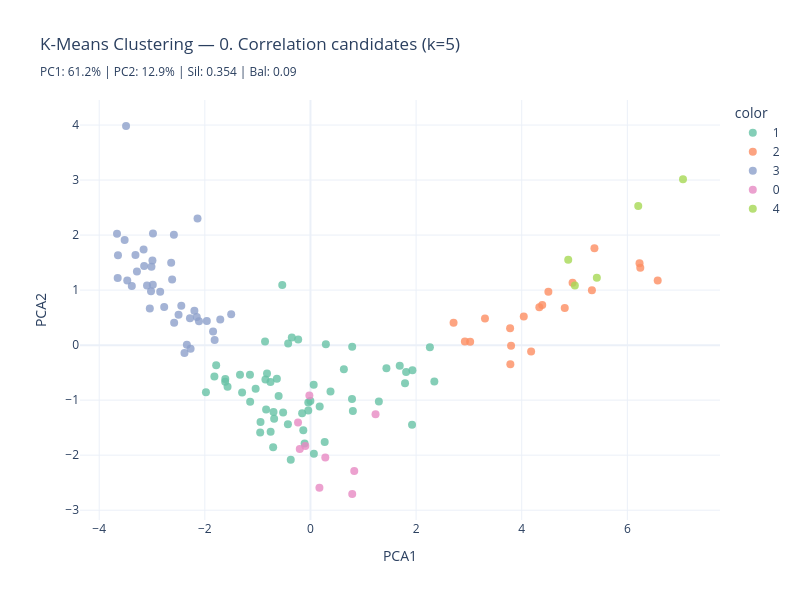
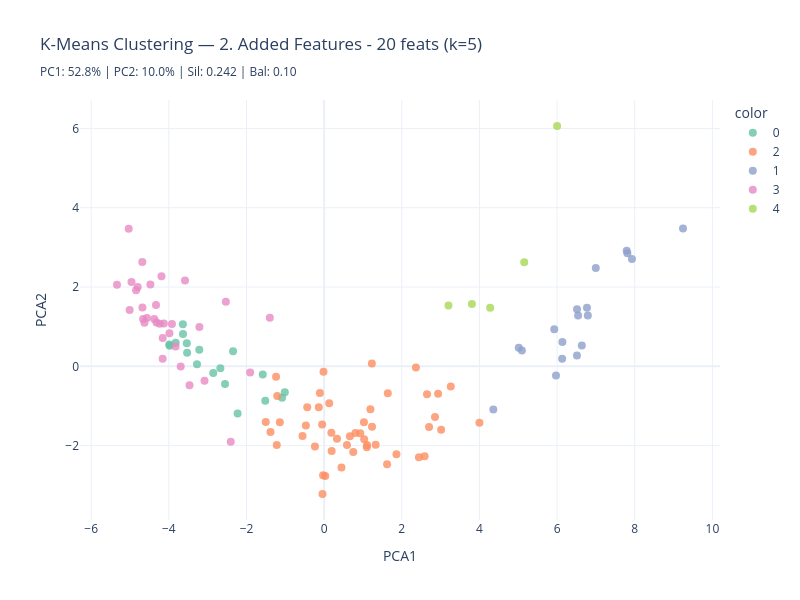
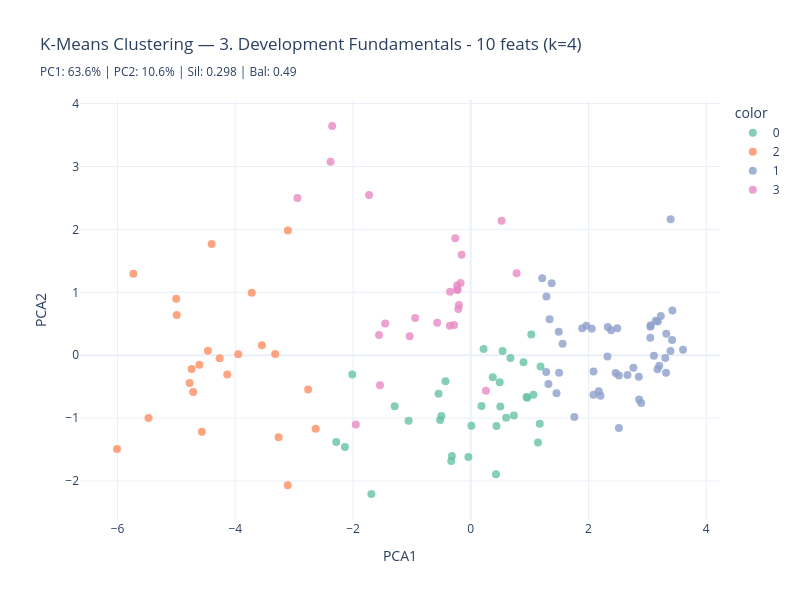
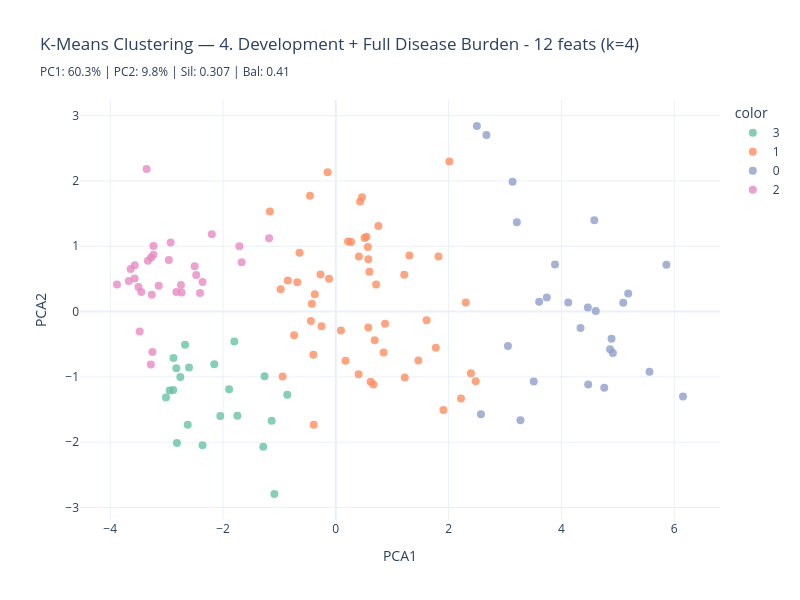

Notebook code for these charts, in order:
### Code cell
# COMPOSITE SCORE + FULL RUN
# ============================================================================

print('\nTOP 8 FEATURE SETS:\n')

df_result['Score'] = (
    df_result['Silhouette']     * 0.40 +
    df_result['Balance']        * 0.35 +
    (df_result['LE Spread (SD)'] / df_result['LE Spread (SD)'].max()) * 0.25
)

top5 = df_result.nlargest(8, 'Score')[[
    'Feature Set', 'N Features', 'k', 'Silhouette', 'Balance', 'LE Spread (SD)', 'Score'
]]
print(top5.to_string(index=False))
top5_names = top5['Feature Set'].tolist()

# Run clustering for ALL feature sets — needed for diagnostic quality comparison
results_clustering = {}
for name, flist in feature_sets.items():
    subset = df_result[df_result['Feature Set'] == name]
    if len(subset) == 0:
        continue
    best_k = int(subset.loc[subset['Score'].idxmax(), 'k'])
    df_c, km, pca_obj, X, feat_names = run_clustering(df_profile, name=name, features=flist, k=best_k)
    results_clustering[name] = {
        'df_cluster'  : df_c,
        'kmeans'      : km,
        'pca'         : pca_obj,
        'X'           : X,
        'feature_names': feat_names
    }

# DIAGNOSTIC QUALITY SCORE — lower within-cluster std = peers are more similar
non_economic = [f for f in [
    'HIV/AIDS', 'Malaria', 'Child Mortality Rate',
    'Maternal disorders', 'Education (years)', 'Homicide Rate'
] if f in df_profile.columns]

diagnostic_scores = []
for name, result in results_clustering.items():
    df_c      = result['df_cluster']
    available = [f for f in non_economic if f in df_c.columns]
    df_ne     = df_c[['Cluster'] + available].dropna()
    if len(df_ne) < 10:
        continue
    df_ne = df_ne.copy()
    df_ne[available] = StandardScaler().fit_transform(df_ne[available])
    within_std = df_ne.groupby('Cluster')[available].std().mean().mean()
    composite  = df_result[df_result['Feature Set'] == name]['Score'].max()
    diagnostic_scores.append({
        'Feature Set'     : name,
        'Composite Score' : round(composite, 4),
        'Diagnostic Score': round(within_std, 4),
        'In Top 5'        : '✅' if name in top5_names else ''
    })

df_diagnostic = (
    pd.DataFrame(diagnostic_scores)
    .sort_values('Diagnostic Score')
    .reset_index(drop=True)
)
df_diagnostic['Diag Rank'] = df_diagnostic.index + 1

print('\n📊 DIAGNOSTIC QUALITY RANKING (lower = peers more similar on health/social dims):')
print(df_diagnostic[['Diag Rank', 'Feature Set', 'Composite Score', 'Diagnostic Score', 'In Top 5']].to_string(index=False))

top_composite  = df_result.nlargest(3, 'Score')['Feature Set'].tolist()
top_diagnostic = df_diagnostic.head(3)['Feature Set'].tolist()
overlap = [f for f in top_composite if f in top_diagnostic]
print(f'\n💡 Best all-around: {overlap if overlap else "no overlap — see both rankings"}')

### Figure 1 — Plotly figure (JSON) as saved in the notebook; plotly's stock layout.template omitted (floating-point values rounded to 4 significant figures)
{"data": [{"customdata": [["Europe", 78.63], ["Africa", 75.33], ["South America", 76.21], ["Asia", 73.93], ["Asia", 72.64], ["Asia", 72.16], ["Europe", 73.79], ["Asia", 71.94], ["South America", 66.44], ["Europe", 76.91], ["Africa", 74.85], ["South America", 80.04], ["Asia", 77.71], ["North America", 79.85], ["North America", 73.14], ["South America", 75.75], ["Africa", 70.54], ["Oceania", 66.72], ["Asia", 73.53], ["Asia", 70.16], ["Asia", 69.77], ["Asia", 76.03], ["Asia", 70.61], ["Asia", 76.08], ["Asia", 72.65], ["Asia", 77.45], ["Asia", 75.55], ["Asia", 79.38], ["Africa", 67.31], ["Africa", 74.36], ["Europe", 70.3], ["Asia", 70.25], ["Europe", 76.22], ["Africa", 73.88], ["Asia", 66.12], ["Asia", 68.98], ["North America", 73.08], ["Europe", 75.87], ["Asia", 66.4], ["North America", 78.03], ["South America", 72.74], ["South America", 75.55], ["Asia", 69.38], ["Europe", 72.08], ["Africa", 67.81], ["Africa", 72.28], ["Asia", 76.62], ["Asia", 69.08], ["Asia", 70.38], ["Asia", 76.82], ["Africa", 75.16], ["Asia", 76.93], ["Europe", 73.17], ["Asia", 81.79], ["Asia", 74.32], ["Asia", 67.02]], "hovertemplate": "<b>%{hovertext}</b><br><br>color=1<br>PCA1=%{x}<br>PCA2=%{y}<br>Continent=%{customdata[0]}<br>Life Expectancy=%{customdata[1]}<extra></extra>", "hovertext": ["Albania", "Algeria", "Argentina", "Armenia", "Azerbaijan", "Bangladesh", "Belarus", "Bhutan", "Bolivia", "Bosnia and Herzegovina", "Cabo Verde", "Chile", "China", "Costa Rica", "Dominican Republic", "Ecuador", "Egypt", "Fiji", "Georgia", "India", "Indonesia", "Iran", "Iraq", "Jordan", "Kazakhstan", "Lebanon", "Malaysia", "Maldives", "Mauritania", "Mauritius", "Moldova", "Mongolia", "Montenegro", "Morocco", "Myanmar", "Nepal", "Nicaragua", "North Macedonia", "Pakistan", "Panama", "Paraguay", "Peru", "Philippines", "Russia", "Sao Tome and Principe", "Seychelles", "Sri Lanka", "Syria", "Tajikistan", "Thailand", "Tunisia", "Türkiye", "Ukraine", "United Arab Emirates", "Vietnam", "Yemen"], "legendgroup": "1", "marker": {"color": "rgb(102,194,165)", "opacity": 0.8, "size": 8, "symbol": "circle"}, "mode": "markers", "name": "1", "orientation": "v", "showlegend": true, "type": "scatter", "x": [-1.615, -0.4272, -0.5344, -0.8227, -0.518, 1.295, -1.613, 0.3792, 0.79, -1.785, 0.6327, -1.334, -1.142, -0.9458, 0.1746, -0.00131, -0.1359, -0.04171, -0.8602, 1.811, 0.7865, -0.7543, -0.3734, -0.7066, -0.8398, -1.038, -0.3529, -0.9521, 2.261, -0.7573, -0.6364, -0.1111, -1.819, -0.1576, 1.931, 1.79, 0.2694, -1.57, 2.346, -0.6031, -0.04087, 0.2912, 1.438, -1.146, 1.69, -0.4227, -0.6998, 0.06439, 0.8025, -0.2326, -0.6878, -1.294, -0.853, -1.979, 0.06088, 1.923], "xaxis": "x", "y": [-0.6644, -1.439, 1.092, -0.5145, -1.222, -1.026, -0.616, -0.8449, -0.03026, -0.3638, -0.4385, -0.5389, -1.03, -1.396, -1.116, -1.015, -1.548, -1.186, 0.06509, -0.49, -0.9785, -1.576, -2.082, -1.856, -1.168, -0.7934, 0.1408, -1.587, -0.03891, -0.6718, -0.6113, -1.789, -0.5719, -1.238, -0.4588, -0.6939, -1.761, -0.7577, -0.6595, -0.924, -1.045, 0.01571, -0.419, -0.5386, -0.375, 0.02954, -1.214, -1.974, -1.197, 0.1017, -1.337, -0.863, -0.6248, -0.8542, -0.7205, -1.447], "yaxis": "y"}, {"customdata": [["Africa", 62.82], ["Africa", 66.15], ["Africa", 61.94], ["Africa", 59.17], ["Africa", 65.45], ["Africa", 64.27], ["Africa", 61.82], ["Africa", 62.59], ["Africa", 54.67], ["Africa", 64.69], ["Africa", 60.97], ["Africa", 62.79], ["Africa", 66.61], ["Africa", 64.97], ["Africa", 65.73], ["Africa", 66.05], ["Asia", 71.82], ["Africa", 62.87], ["Africa", 60.86]], "hovertemplate": "<b>%{hovertext}</b><br><br>color=2<br>PCA1=%{x}<br>PCA2=%{y}<br>Continent=%{customdata[0]}<br>Life Expectancy=%{customdata[1]}<extra></extra>", "hovertext": ["Angola", "Botswana", "Burundi", "Eswatini", "Ethiopia", "Ghana", "Guinea-Bissau", "Kenya", "Lesotho", "Malawi", "Mozambique", "Namibia", "Rwanda", "South Africa", "Tanzania", "Uganda", "Uzbekistan", "Zambia", "Zimbabwe"], "legendgroup": "2", "marker": {"color": "rgb(252,141,98)", "opacity": 0.8, "size": 8, "symbol": "circle"}, "mode": "markers", "name": "2", "orientation": "v", "showlegend": true, "type": "scatter", "x": [4.039, 2.709, 6.231, 4.505, 3.798, 3.304, 4.963, 3.78, 6.575, 5.329, 6.245, 3.024, 4.388, 3.785, 4.333, 4.178, 2.924, 4.815, 5.377], "xaxis": "x", "y": [0.5183, 0.408, 1.487, 0.9687, -0.01103, 0.4855, 1.133, 0.3077, 1.174, 0.9959, 1.407, 0.06224, 0.7301, -0.3453, 0.6897, -0.1161, 0.06728, 0.6754, 1.762], "yaxis": "y"}, {"customdata": [["Oceania", 83.17], ["Europe", 81.65], ["Europe", 81.4], ["Europe", 74.33], ["North America", 81.95], ["Europe", 77.84], ["Asia", 81.27], ["Europe", 78.79], ["Europe", 81.26], ["Europe", 78.26], ["Europe", 81.61], ["Europe", 82.51], ["Europe", 80.94], ["Europe", 81.08], ["Europe", 75.96], ["Europe", 82.37], ["Europe", 82.06], ["Asia", 82.65], ["Europe", 82.85], ["Asia", 84.31], ["Europe", 74.95], ["Europe", 75.27], ["Europe", 81.64], ["Europe", 82.7], ["Europe", 81.71], ["Europe", 82.81], ["Europe", 77.48], ["Europe", 81.58], ["Europe", 74.8], ["Europe", 75.43], ["Europe", 76.99], ["Europe", 80.74], ["Asia", 83.37], ["Europe", 82.93], ["Europe", 82.7], ["Europe", 83.43], ["Europe", 81.02], ["North America", 78.27], ["South America", 77.3]], "hovertemplate": "<b>%{hovertext}</b><br><br>color=3<br>PCA1=%{x}<br>PCA2=%{y}<br>Continent=%{customdata[0]}<br>Life Expectancy=%{customdata[1]}<extra></extra>", "hovertext": ["Australia", "Austria", "Belgium", "Bulgaria", "Canada", "Croatia", "Cyprus", "Czechia", "Denmark", "Estonia", "Finland", "France", "Germany", "Greece", "Hungary", "Iceland", "Ireland", "Israel", "Italy", "Japan", "Latvia", "Lithuania", "Luxembourg", "Malta", "Netherlands", "Norway", "Poland", "Portugal", "Romania", "Serbia", "Slovakia", "Slovenia", "South Korea", "Spain", "Sweden", "Switzerland", "United Kingdom", "United States", "Uruguay"], "legendgroup": "3", "marker": {"color": "rgb(141,160,203)", "opacity": 0.8, "size": 8, "symbol": "circle"}, "mode": "markers", "name": "3", "orientation": "v", "showlegend": true, "type": "scatter", "x": [-3.042, -3.469, -2.982, -2.153, -3.019, -2.581, -2.386, -2.446, -2.992, -2.498, -3.65, -3.16, -3.663, -2.586, -2.341, -3.095, -2.77, -2.27, -3.518, -3.492, -2.111, -2.282, -3.383, -2.619, -3.149, -3.314, -1.963, -2.138, -1.708, -1.844, -1.814, -2.845, -2.198, -3.011, -3.286, -3.645, -2.638, -2.986, -1.501], "xaxis": "x", "y": [0.6659, 1.177, 2.028, 0.5125, 0.9811, 0.4069, -0.1443, 0.715, 1.537, 0.5524, 1.221, 1.736, 2.026, 2.004, 0.004763, 1.086, 0.6949, -0.06746, 1.912, 3.982, 0.4352, 0.4883, 1.073, 1.193, 1.44, 1.639, 0.4379, 2.302, 0.4671, 0.2454, 0.09109, 0.9717, 0.6239, 1.426, 1.339, 1.633, 1.497, 1.096, 0.5627], "yaxis": "y"}, {"customdata": [["South America", 75.03], ["South America", 75.97], ["North America", 71.14], ["North America", 70.94], ["North America", 71.65], ["North America", 71.42], ["North America", 73.46], ["North America", 72.19], ["South America", 72.37]], "hovertemplate": "<b>%{hovertext}</b><br><br>color=0<br>PCA1=%{x}<br>PCA2=%{y}<br>Continent=%{customdata[0]}<br>Life Expectancy=%{customdata[1]}<extra></extra>", "hovertext": ["Brazil", "Colombia", "El Salvador", "Guatemala", "Honduras", "Jamaica", "Mexico", "St. Lucia", "Venezuela"], "legendgroup": "0", "marker": {"color": "rgb(231,138,195)", "opacity": 0.8, "size": 8, "symbol": "circle"}, "mode": "markers", "name": "0", "orientation": "v", "showlegend": true, "type": "scatter", "x": [-0.02094, -0.09803, 0.2808, 1.232, 0.7906, 0.1695, -0.2026, -0.2355, 0.8288], "xaxis": "x", "y": [-0.9167, -1.831, -2.044, -1.255, -2.706, -2.594, -1.886, -1.407, -2.289], "yaxis": "y"}, {"customdata": [["Africa", 61.4], ["North America", 63.78], ["Africa", 61.03], ["Africa", 59.82], ["Africa", 59.09]], "hovertemplate": "<b>%{hovertext}</b><br><br>color=4<br>PCA1=%{x}<br>PCA2=%{y}<br>Continent=%{customdata[0]}<br>Life Expectancy=%{customdata[1]}<extra></extra>", "hovertext": ["Cameroon", "Haiti", "Liberia", "Niger", "Sierra Leone"], "legendgroup": "4", "marker": {"color": "rgb(166,216,84)", "opacity": 0.8, "size": 8, "symbol": "circle"}, "mode": "markers", "name": "4", "orientation": "v", "showlegend": true, "type": "scatter", "x": [4.88, 5.006, 5.422, 7.054, 6.206], "xaxis": "x", "y": [1.552, 1.082, 1.223, 3.015, 2.527], "yaxis": "y"}], "layout": {"height": 600, "legend": {"title": {"text": "color"}, "tracegroupgap": 0}, "title": {"text": "K-Means Clustering — 0. Correlation candidates (k=5)<br><sub>PC1: 61.2% | PC2: 12.9% | Sil: 0.354 | Bal: 0.09</sub>"}, "width": 800, "xaxis": {"anchor": "y", "domain": [0, 1], "title": {"text": "PCA1"}}, "yaxis": {"anchor": "x", "domain": [0, 1], "title": {"text": "PCA2"}}}}

### Figure 2 — Plotly figure (JSON) as saved in the notebook; plotly's stock layout.template omitted (floating-point values rounded to 4 significant figures)
{"data": [{"customdata": [["Europe", 78.63], ["Europe", 73.79], ["Europe", 76.91], ["Europe", 74.33], ["Europe", 77.84], ["Europe", 78.26], ["Asia", 73.53], ["Europe", 75.96], ["Asia", 72.65], ["Europe", 74.95], ["Europe", 75.27], ["Europe", 70.3], ["Europe", 77.48], ["Europe", 74.8], ["Europe", 72.08], ["Europe", 75.43], ["Europe", 76.99], ["Europe", 73.17]], "hovertemplate": "<b>%{hovertext}</b><br><br>color=0<br>PCA1=%{x}<br>PCA2=%{y}<br>Continent=%{customdata[0]}<br>Life Expectancy=%{customdata[1]}<extra></extra>", "hovertext": ["Albania", "Belarus", "Bosnia and Herzegovina", "Bulgaria", "Croatia", "Estonia", "Georgia", "Hungary", "Kazakhstan", "Latvia", "Lithuania", "Moldova", "Poland", "Romania", "Russia", "Serbia", "Slovakia", "Ukraine"], "legendgroup": "0", "marker": {"color": "rgb(102,194,165)", "opacity": 0.8, "size": 8, "symbol": "circle"}, "mode": "markers", "name": "0", "orientation": "v", "showlegend": true, "type": "scatter", "x": [-2.228, -2.856, -2.553, -3.53, -3.988, -3.824, -1.582, -3.978, -1.517, -3.635, -3.639, -1.083, -3.216, -2.673, -2.346, -3.537, -3.275, -1.013], "xaxis": "x", "y": [-1.189, -0.1648, -0.4442, 0.3417, 0.5503, 0.5931, -0.2066, 0.5176, -0.8686, 0.8177, 1.062, -0.7901, 0.4204, -0.04912, 0.3822, 0.5858, 0.04999, -0.6555], "yaxis": "y"}, {"customdata": [["Africa", 75.33], ["Asia", 73.93], ["Asia", 72.64], ["Asia", 72.16], ["Asia", 71.94], ["South America", 66.44], ["South America", 75.03], ["Africa", 74.85], ["Asia", 77.71], ["South America", 75.97], ["North America", 79.85], ["North America", 73.14], ["South America", 75.75], ["North America", 71.14], ["Oceania", 66.72], ["North America", 70.94], ["North America", 71.65], ["Asia", 70.16], ["Asia", 69.77], ["Asia", 76.03], ["North America", 71.42], ["Asia", 76.08], ["Asia", 77.45], ["Asia", 75.55], ["Asia", 79.38], ["Africa", 74.36], ["North America", 73.46], ["Asia", 70.25], ["Africa", 73.88], ["Asia", 66.12], ["Asia", 68.98], ["North America", 73.08], ["Asia", 66.4], ["North America", 78.03], ["South America", 72.74], ["South America", 75.55], ["Asia", 69.38], ["Africa", 67.81], ["Africa", 72.28], ["Asia", 76.62], ["North America", 72.19], ["Asia", 70.38], ["Asia", 76.82], ["Africa", 75.16], ["Asia", 76.93], ["Asia", 71.82], ["South America", 72.37], ["Asia", 74.32]], "hovertemplate": "<b>%{hovertext}</b><br><br>color=2<br>PCA1=%{x}<br>PCA2=%{y}<br>Continent=%{customdata[0]}<br>Life Expectancy=%{customdata[1]}<extra></extra>", "hovertext": ["Algeria", "Armenia", "Azerbaijan", "Bangladesh", "Bhutan", "Bolivia", "Brazil", "Cabo Verde", "China", "Colombia", "Costa Rica", "Dominican Republic", "Ecuador", "El Salvador", "Fiji", "Guatemala", "Honduras", "India", "Indonesia", "Iran", "Jamaica", "Jordan", "Lebanon", "Malaysia", "Maldives", "Mauritius", "Mexico", "Mongolia", "Morocco", "Myanmar", "Nepal", "Nicaragua", "Pakistan", "Panama", "Paraguay", "Peru", "Philippines", "Sao Tome and Principe", "Seychelles", "Sri Lanka", "St. Lucia", "Tajikistan", "Thailand", "Tunisia", "Türkiye", "Uzbekistan", "Venezuela", "Vietnam"], "legendgroup": "2", "marker": {"color": "rgb(252,141,98)", "opacity": 0.8, "size": 8, "symbol": "circle"}, "mode": "markers", "name": "2", "orientation": "v", "showlegend": true, "type": "scatter", "x": [0.4474, -0.5569, 0.02907, 2.588, -0.1093, 1.229, -0.01668, 1.64, -1.141, 0.806, -0.4702, 1.031, 1.025, 1.233, -0.4354, 3.014, 1.862, 2.936, 2.441, -0.02756, 0.5887, -0.04245, -1.22, -0.05236, -1.381, -1.208, 1.099, 0.3305, 0.7497, 2.855, 2.65, 1.105, 4.0, 0.1862, 0.9307, 1.192, 2.703, 2.364, -1.238, 0.194, -0.1383, 1.327, 0.1305, -0.237, -1.504, 3.262, 1.621, 0.6638], "xaxis": "x", "y": [-2.553, -1.754, -2.767, -2.265, -0.6743, 0.07341, -0.1376, -0.6777, -1.412, -1.68, -1.491, -1.84, -1.41, -1.524, -1.03, -1.597, -2.214, -0.6907, -2.29, -2.746, -1.983, -3.219, -1.986, -1.464, -1.657, -0.7459, -2.038, -1.824, -2.159, -1.275, -0.7034, -1.98, -1.42, -1.675, -1.69, -1.079, -1.529, -0.02747, -0.2626, -2.134, -1.032, -1.976, -0.9304, -2.022, -1.401, -0.5107, -2.469, -1.76], "yaxis": "y"}, {"customdata": [["Africa", 62.82], ["Africa", 61.94], ["Africa", 61.4], ["Africa", 65.45], ["Africa", 64.27], ["North America", 63.78], ["Africa", 62.59], ["Africa", 61.03], ["Africa", 64.69], ["Africa", 67.31], ["Africa", 60.97], ["Africa", 59.82], ["Africa", 66.61], ["Africa", 59.09], ["Africa", 65.73], ["Africa", 66.05], ["Africa", 62.87], ["Africa", 60.86]], "hovertemplate": "<b>%{hovertext}</b><br><br>color=1<br>PCA1=%{x}<br>PCA2=%{y}<br>Continent=%{customdata[0]}<br>Life Expectancy=%{customdata[1]}<extra></extra>", "hovertext": ["Angola", "Burundi", "Cameroon", "Ethiopia", "Ghana", "Haiti", "Kenya", "Liberia", "Malawi", "Mauritania", "Mozambique", "Niger", "Rwanda", "Sierra Leone", "Tanzania", "Uganda", "Zambia", "Zimbabwe"], "legendgroup": "1", "marker": {"color": "rgb(141,160,203)", "opacity": 0.8, "size": 8, "symbol": "circle"}, "mode": "markers", "name": "1", "orientation": "v", "showlegend": true, "type": "scatter", "x": [6.512, 7.793, 6.541, 5.972, 5.013, 6.637, 5.094, 6.792, 6.77, 4.358, 7.929, 9.243, 5.927, 7.811, 6.137, 6.13, 6.514, 6.997], "xaxis": "x", "y": [0.2735, 2.918, 1.284, -0.2283, 0.4696, 0.5254, 0.3998, 1.281, 1.479, -1.089, 2.709, 3.477, 0.9363, 2.851, 0.6112, 0.1947, 1.443, 2.483], "yaxis": "y"}, {"customdata": [["South America", 76.21], ["Oceania", 83.17], ["Europe", 81.65], ["Europe", 81.4], ["North America", 81.95], ["South America", 80.04], ["Asia", 81.27], ["Europe", 78.79], ["Europe", 81.26], ["Europe", 81.61], ["Europe", 82.51], ["Europe", 80.94], ["Europe", 81.08], ["Europe", 82.37], ["Europe", 82.06], ["Asia", 82.65], ["Europe", 82.85], ["Asia", 84.31], ["Europe", 81.64], ["Europe", 82.7], ["Europe", 81.71], ["Europe", 82.81], ["Europe", 81.58], ["Europe", 80.74], ["Asia", 83.37], ["Europe", 82.93], ["Europe", 82.7], ["Europe", 83.43], ["Asia", 81.79], ["Europe", 81.02], ["North America", 78.27], ["South America", 77.3]], "hovertemplate": "<b>%{hovertext}</b><br><br>color=3<br>PCA1=%{x}<br>PCA2=%{y}<br>Continent=%{customdata[0]}<br>Life Expectancy=%{customdata[1]}<extra></extra>", "hovertext": ["Argentina", "Australia", "Austria", "Belgium", "Canada", "Chile", "Cyprus", "Czechia", "Denmark", "Finland", "France", "Germany", "Greece", "Iceland", "Ireland", "Israel", "Italy", "Japan", "Luxembourg", "Malta", "Netherlands", "Norway", "Portugal", "Slovenia", "South Korea", "Spain", "Sweden", "Switzerland", "United Arab Emirates", "United Kingdom", "United States", "Uruguay"], "legendgroup": "3", "marker": {"color": "rgb(231,138,195)", "opacity": 0.8, "size": 8, "symbol": "circle"}, "mode": "markers", "name": "3", "orientation": "v", "showlegend": true, "type": "scatter", "x": [-1.399, -4.158, -4.664, -4.684, -4.319, -1.906, -3.467, -3.985, -4.962, -5.01, -4.19, -5.335, -3.92, -4.376, -3.694, -3.082, -4.566, -5.034, -4.16, -3.826, -4.68, -4.802, -3.584, -4.235, -3.213, -4.128, -4.843, -4.628, -2.406, -4.331, -4.475, -2.532], "xaxis": "x", "y": [1.224, 0.716, 1.196, 2.632, 1.108, -0.1579, -0.4786, 0.8345, 2.129, 1.419, 2.272, 2.059, 1.069, 1.195, -0.003652, -0.3619, 1.218, 3.472, 0.1936, 0.5031, 1.484, 2.004, 2.162, 1.077, 0.9928, 1.078, 1.919, 1.1, -1.9, 1.545, 2.062, 1.629], "yaxis": "y"}, {"customdata": [["Africa", 66.15], ["Africa", 59.17], ["Africa", 54.67], ["Africa", 62.79], ["Africa", 64.97]], "hovertemplate": "<b>%{hovertext}</b><br><br>color=4<br>PCA1=%{x}<br>PCA2=%{y}<br>Continent=%{customdata[0]}<br>Life Expectancy=%{customdata[1]}<extra></extra>", "hovertext": ["Botswana", "Eswatini", "Lesotho", "Namibia", "South Africa"], "legendgroup": "4", "marker": {"color": "rgb(166,216,84)", "opacity": 0.8, "size": 8, "symbol": "circle"}, "mode": "markers", "name": "4", "orientation": "v", "showlegend": true, "type": "scatter", "x": [3.203, 5.154, 6.001, 3.806, 4.276], "xaxis": "x", "y": [1.537, 2.622, 6.061, 1.574, 1.478], "yaxis": "y"}], "layout": {"height": 600, "legend": {"title": {"text": "color"}, "tracegroupgap": 0}, "title": {"text": "K-Means Clustering — 2. Added Features - 20 feats (k=5)<br><sub>PC1: 52.8% | PC2: 10.0% | Sil: 0.242 | Bal: 0.10</sub>"}, "width": 800, "xaxis": {"anchor": "y", "domain": [0, 1], "title": {"text": "PCA1"}}, "yaxis": {"anchor": "x", "domain": [0, 1], "title": {"text": "PCA2"}}}}

### Figure 3 — Plotly figure (JSON) as saved in the notebook; plotly's stock layout.template omitted (floating-point values rounded to 4 significant figures)
{"data": [{"customdata": [["Europe", 78.63], ["Africa", 75.33], ["Asia", 73.93], ["Asia", 72.64], ["Asia", 72.16], ["Asia", 71.94], ["Asia", 77.71], ["Africa", 70.54], ["Oceania", 66.72], ["Asia", 73.53], ["Asia", 70.16], ["Asia", 69.77], ["Asia", 76.03], ["Asia", 70.61], ["Asia", 76.08], ["Asia", 72.65], ["Asia", 77.45], ["Asia", 75.55], ["Africa", 74.36], ["Europe", 70.3], ["Asia", 70.25], ["Africa", 73.88], ["Asia", 68.98], ["Europe", 75.87], ["Africa", 67.81], ["Africa", 72.28], ["Asia", 76.62], ["Asia", 70.38], ["Asia", 76.82], ["Africa", 75.16], ["Asia", 76.93], ["Asia", 71.82], ["Asia", 74.32]], "hovertemplate": "<b>%{hovertext}</b><br><br>color=0<br>PCA1=%{x}<br>PCA2=%{y}<br>Continent=%{customdata[0]}<br>Life Expectancy=%{customdata[1]}<extra></extra>", "hovertext": ["Albania", "Algeria", "Armenia", "Azerbaijan", "Bangladesh", "Bhutan", "China", "Egypt", "Fiji", "Georgia", "India", "Indonesia", "Iran", "Iraq", "Jordan", "Kazakhstan", "Lebanon", "Malaysia", "Mauritius", "Moldova", "Mongolia", "Morocco", "Nepal", "North Macedonia", "Sao Tome and Principe", "Seychelles", "Sri Lanka", "Tajikistan", "Thailand", "Tunisia", "Türkiye", "Uzbekistan", "Vietnam"], "legendgroup": "0", "marker": {"color": "rgb(102,194,165)", "opacity": 0.8, "size": 8, "symbol": "circle"}, "mode": "markers", "name": "0", "orientation": "v", "showlegend": true, "type": "scatter", "x": [1.172, -0.04043, 0.6008, 0.4284, -1.687, -0.4992, 0.3733, -0.3212, 0.01028, 0.4915, -2.285, -1.293, 0.6739, -0.3314, 0.9486, 1.142, 0.9561, 1.028, 0.5405, 0.7324, 0.4372, -0.5471, -2.137, 1.064, -2.013, 1.185, 0.182, -0.5212, 0.2177, 0.5023, 0.896, -1.056, -0.4296], "xaxis": "x", "y": [-1.088, -1.619, -0.9952, -1.892, -2.206, -0.9646, -0.3511, -1.604, -1.121, -0.428, -1.38, -0.8096, -0.04483, -1.683, -0.6654, -1.387, -0.675, 0.328, 0.06729, -0.957, -1.124, -0.6113, -1.458, -0.6299, -0.3083, -0.1789, -0.8079, -1.029, 0.09837, -0.8159, -0.1135, -1.044, -0.4132], "yaxis": "y"}, {"customdata": [["Africa", 62.82], ["Africa", 61.94], ["Africa", 61.4], ["Africa", 65.45], ["Africa", 64.27], ["Africa", 61.82], ["North America", 63.78], ["Africa", 62.59], ["Africa", 54.67], ["Africa", 61.03], ["Africa", 64.69], ["Africa", 67.31], ["Africa", 60.97], ["Asia", 66.12], ["Africa", 59.82], ["Asia", 66.4], ["Africa", 66.61], ["Africa", 59.09], ["Africa", 65.73], ["Africa", 66.05], ["Asia", 67.02], ["Africa", 62.87], ["Africa", 60.86]], "hovertemplate": "<b>%{hovertext}</b><br><br>color=2<br>PCA1=%{x}<br>PCA2=%{y}<br>Continent=%{customdata[0]}<br>Life Expectancy=%{customdata[1]}<extra></extra>", "hovertext": ["Angola", "Burundi", "Cameroon", "Ethiopia", "Ghana", "Guinea-Bissau", "Haiti", "Kenya", "Lesotho", "Liberia", "Malawi", "Mauritania", "Mozambique", "Myanmar", "Niger", "Pakistan", "Rwanda", "Sierra Leone", "Tanzania", "Uganda", "Yemen", "Zambia", "Zimbabwe"], "legendgroup": "2", "marker": {"color": "rgb(252,141,98)", "opacity": 0.8, "size": 8, "symbol": "circle"}, "mode": "markers", "name": "2", "orientation": "v", "showlegend": true, "type": "scatter", "x": [-5.002, -4.714, -4.994, -4.567, -3.548, -4.776, -4.609, -3.322, -3.106, -4.74, -4.464, -3.264, -5.73, -2.634, -6.008, -3.108, -3.949, -5.474, -4.136, -4.264, -2.763, -4.4, -3.72], "xaxis": "x", "y": [0.8982, -0.5834, 0.6396, -1.218, 0.1598, -0.4412, -0.1516, 0.01889, 1.983, -0.2193, 0.06956, -1.305, 1.294, -1.168, -1.492, -2.067, 0.01443, -0.997, -0.3057, -0.0474, -0.5468, 1.77, 0.9916], "yaxis": "y"}, {"customdata": [["South America", 76.21], ["Oceania", 83.17], ["Europe", 81.65], ["Europe", 73.79], ["Europe", 81.4], ["Europe", 76.91], ["Europe", 74.33], ["North America", 81.95], ["South America", 80.04], ["Europe", 77.84], ["Asia", 81.27], ["Europe", 78.79], ["Europe", 81.26], ["Europe", 78.26], ["Europe", 81.61], ["Europe", 82.51], ["Europe", 80.94], ["Europe", 81.08], ["Europe", 75.96], ["Europe", 82.37], ["Europe", 82.06], ["Asia", 82.65], ["Europe", 82.85], ["Asia", 84.31], ["Europe", 74.95], ["Europe", 75.27], ["Europe", 81.64], ["Asia", 79.38], ["Europe", 82.7], ["Europe", 76.22], ["Europe", 81.71], ["Europe", 82.81], ["Europe", 77.48], ["Europe", 81.58], ["Europe", 74.8], ["Europe", 72.08], ["Europe", 75.43], ["Europe", 76.99], ["Europe", 80.74], ["Asia", 83.37], ["Europe", 82.93], ["Europe", 82.7], ["Europe", 83.43], ["Asia", 81.79], ["Europe", 81.02], ["North America", 78.27], ["South America", 77.3]], "hovertemplate": "<b>%{hovertext}</b><br><br>color=1<br>PCA1=%{x}<br>PCA2=%{y}<br>Continent=%{customdata[0]}<br>Life Expectancy=%{customdata[1]}<extra></extra>", "hovertext": ["Argentina", "Australia", "Austria", "Belarus", "Belgium", "Bosnia and Herzegovina", "Bulgaria", "Canada", "Chile", "Croatia", "Cyprus", "Czechia", "Denmark", "Estonia", "Finland", "France", "Germany", "Greece", "Hungary", "Iceland", "Ireland", "Israel", "Italy", "Japan", "Latvia", "Lithuania", "Luxembourg", "Maldives", "Malta", "Montenegro", "Netherlands", "Norway", "Poland", "Portugal", "Romania", "Russia", "Serbia", "Slovakia", "Slovenia", "South Korea", "Spain", "Sweden", "Switzerland", "United Arab Emirates", "United Kingdom", "United States", "Uruguay"], "legendgroup": "1", "marker": {"color": "rgb(141,160,203)", "opacity": 0.8, "size": 8, "symbol": "circle"}, "mode": "markers", "name": "1", "orientation": "v", "showlegend": true, "type": "scatter", "x": [1.213, 3.051, 3.049, 1.759, 3.304, 1.281, 1.494, 3.228, 1.375, 2.174, 2.516, 2.859, 3.392, 2.322, 3.172, 3.055, 3.424, 2.085, 2.204, 3.317, 2.854, 2.487, 2.383, 3.179, 1.893, 2.056, 3.111, 1.456, 2.762, 1.56, 3.202, 3.605, 2.084, 1.965, 1.319, 1.339, 1.5, 2.516, 2.894, 2.662, 2.328, 3.42, 3.321, 2.462, 3.142, 3.394, 1.285], "xaxis": "x", "y": [1.224, 0.4531, 0.2792, -0.9818, -0.044, -0.2682, 0.3732, 0.6245, 1.145, -0.5728, -0.3206, -0.7052, 0.06536, -0.02148, -0.2241, 0.4776, 0.7111, -0.2577, -0.6429, -0.2789, -0.3429, 0.427, 0.396, 0.5366, 0.4277, 0.4195, -0.007176, -0.6037, -0.1983, 0.1825, -0.1657, 0.08735, -0.629, 0.4691, -0.4558, 0.5721, -0.2781, -1.158, -0.7588, -0.3147, 0.4483, 0.2437, 0.3416, -0.2838, 0.5495, 2.16, 0.9334], "yaxis": "y"}, {"customdata": [["South America", 66.44], ["Africa", 66.15], ["South America", 75.03], ["Africa", 74.85], ["South America", 75.97], ["North America", 79.85], ["North America", 73.14], ["South America", 75.75], ["North America", 71.14], ["Africa", 59.17], ["North America", 70.94], ["North America", 71.65], ["North America", 71.42], ["North America", 73.46], ["Africa", 62.79], ["North America", 73.08], ["North America", 78.03], ["South America", 72.74], ["South America", 75.55], ["Asia", 69.38], ["Africa", 64.97], ["North America", 72.19], ["Asia", 69.08], ["Europe", 73.17], ["South America", 72.37]], "hovertemplate": "<b>%{hovertext}</b><br><br>color=3<br>PCA1=%{x}<br>PCA2=%{y}<br>Continent=%{customdata[0]}<br>Life Expectancy=%{customdata[1]}<extra></extra>", "hovertext": ["Bolivia", "Botswana", "Brazil", "Cabo Verde", "Colombia", "Costa Rica", "Dominican Republic", "Ecuador", "El Salvador", "Eswatini", "Guatemala", "Honduras", "Jamaica", "Mexico", "Namibia", "Nicaragua", "Panama", "Paraguay", "Peru", "Philippines", "South Africa", "St. Lucia", "Syria", "Ukraine", "Venezuela"], "legendgroup": "3", "marker": {"color": "rgb(231,138,195)", "opacity": 0.8, "size": 8, "symbol": "circle"}, "mode": "markers", "name": "3", "orientation": "v", "showlegend": true, "type": "scatter", "x": [-0.2005, -1.728, -0.2634, -1.038, -0.1556, 0.7787, -0.5705, -0.2281, -0.3547, -2.944, -1.452, -0.9456, -0.173, -0.2115, -2.381, -0.3516, 0.5247, -0.2259, -0.2826, -1.542, -2.354, -0.2319, -1.952, 0.2579, -1.558], "xaxis": "x", "y": [0.7969, 2.547, 1.86, 0.3019, 1.598, 1.302, 0.515, 1.041, 0.4698, 2.498, 0.5045, 0.5917, 1.146, 0.7352, 3.075, 1.008, 2.139, 1.039, 0.4818, -0.4787, 3.643, 1.109, -1.1, -0.5637, 0.321], "yaxis": "y"}], "layout": {"height": 600, "legend": {"title": {"text": "color"}, "tracegroupgap": 0}, "title": {"text": "K-Means Clustering — 3. Development Fundamentals - 10 feats (k=4)<br><sub>PC1: 63.6% | PC2: 10.6% | Sil: 0.298 | Bal: 0.49</sub>"}, "width": 800, "xaxis": {"anchor": "y", "domain": [0, 1], "title": {"text": "PCA1"}}, "yaxis": {"anchor": "x", "domain": [0, 1], "title": {"text": "PCA2"}}}}

### Figure 4 — Plotly figure (JSON) as saved in the notebook; plotly's stock layout.template omitted (floating-point values rounded to 4 significant figures)
{"data": [{"customdata": [["Europe", 78.63], ["Asia", 73.93], ["Europe", 73.79], ["Europe", 76.91], ["Europe", 74.33], ["Europe", 77.84], ["Europe", 78.26], ["Asia", 73.53], ["Europe", 81.08], ["Europe", 75.96], ["Europe", 74.95], ["Europe", 75.27], ["Europe", 70.3], ["Europe", 76.22], ["Europe", 75.87], ["Europe", 77.48], ["Europe", 74.8], ["Europe", 72.08], ["Europe", 75.43], ["Europe", 76.99], ["Europe", 73.17]], "hovertemplate": "<b>%{hovertext}</b><br><br>color=3<br>PCA1=%{x}<br>PCA2=%{y}<br>Continent=%{customdata[0]}<br>Life Expectancy=%{customdata[1]}<extra></extra>", "hovertext": ["Albania", "Armenia", "Belarus", "Bosnia and Herzegovina", "Bulgaria", "Croatia", "Estonia", "Georgia", "Greece", "Hungary", "Latvia", "Lithuania", "Moldova", "Montenegro", "North Macedonia", "Poland", "Romania", "Russia", "Serbia", "Slovakia", "Ukraine"], "legendgroup": "3", "marker": {"color": "rgb(102,194,165)", "opacity": 0.8, "size": 8, "symbol": "circle"}, "mode": "markers", "name": "3", "orientation": "v", "showlegend": true, "type": "scatter", "x": [-1.263, -0.8605, -2.363, -1.891, -2.626, -2.946, -2.879, -1.138, -2.672, -3.012, -2.757, -2.827, -1.287, -2.155, -1.745, -2.603, -2.048, -1.8, -2.817, -2.882, -1.089], "xaxis": "x", "y": [-0.9912, -1.274, -2.048, -1.188, -1.735, -1.206, -0.7104, -1.67, -0.5071, -1.317, -1.003, -0.8685, -2.07, -0.8055, -1.593, -0.8546, -1.6, -0.459, -2.013, -1.199, -2.793], "yaxis": "y"}, {"customdata": [["Africa", 75.33], ["Asia", 72.64], ["Asia", 72.16], ["Asia", 71.94], ["South America", 66.44], ["Africa", 66.15], ["South America", 75.03], ["Africa", 74.85], ["South America", 80.04], ["Asia", 77.71], ["South America", 75.97], ["North America", 79.85], ["North America", 73.14], ["South America", 75.75], ["Africa", 70.54], ["North America", 71.14], ["Oceania", 66.72], ["North America", 70.94], ["North America", 71.65], ["Asia", 70.16], ["Asia", 69.77], ["Asia", 76.03], ["Asia", 70.61], ["North America", 71.42], ["Asia", 76.08], ["Asia", 72.65], ["Asia", 77.45], ["Asia", 75.55], ["Asia", 79.38], ["Africa", 74.36], ["North America", 73.46], ["Asia", 70.25], ["Africa", 73.88], ["Asia", 68.98], ["North America", 73.08], ["North America", 78.03], ["South America", 72.74], ["South America", 75.55], ["Asia", 69.38], ["Africa", 67.81], ["Africa", 72.28], ["Asia", 76.62], ["North America", 72.19], ["Asia", 69.08], ["Asia", 70.38], ["Asia", 76.82], ["Africa", 75.16], ["Asia", 76.93], ["Asia", 71.82], ["South America", 72.37], ["Asia", 74.32]], "hovertemplate": "<b>%{hovertext}</b><br><br>color=1<br>PCA1=%{x}<br>PCA2=%{y}<br>Continent=%{customdata[0]}<br>Life Expectancy=%{customdata[1]}<extra></extra>", "hovertext": ["Algeria", "Azerbaijan", "Bangladesh", "Bhutan", "Bolivia", "Botswana", "Brazil", "Cabo Verde", "Chile", "China", "Colombia", "Costa Rica", "Dominican Republic", "Ecuador", "Egypt", "El Salvador", "Fiji", "Guatemala", "Honduras", "India", "Indonesia", "Iran", "Iraq", "Jamaica", "Jordan", "Kazakhstan", "Lebanon", "Malaysia", "Maldives", "Mauritius", "Mexico", "Mongolia", "Morocco", "Nepal", "Nicaragua", "Panama", "Paraguay", "Peru", "Philippines", "Sao Tome and Principe", "Seychelles", "Sri Lanka", "St. Lucia", "Syria", "Tajikistan", "Thailand", "Tunisia", "Türkiye", "Uzbekistan", "Venezuela", "Vietnam"], "legendgroup": "1", "marker": {"color": "rgb(252,141,98)", "opacity": 0.8, "size": 8, "symbol": "circle"}, "mode": "markers", "name": "1", "orientation": "v", "showlegend": true, "type": "scatter", "x": [0.4041, -0.392, 1.908, 0.8732, 0.4095, 2.013, 0.4306, 1.213, -1.169, -0.4424, 0.4644, -0.4578, 0.7149, 0.5435, 0.618, 0.5957, 0.1718, 1.821, 1.305, 2.481, 1.464, -0.271, 0.6676, 0.2174, -0.4245, -0.943, -0.7387, -0.644, -0.851, -0.372, 0.5688, -0.3977, 0.6893, 2.396, 0.7547, -0.1456, 0.5098, 0.5762, 1.773, 2.305, -0.9781, 0.09088, 0.2705, 2.219, 0.8476, -0.1209, -0.2535, -0.6833, 1.222, 1.61, 0.5755], "xaxis": "x", "y": [-0.9589, -1.732, -1.507, -0.1845, 0.8441, 2.297, 1.684, 0.5648, 1.534, -0.1447, 1.751, 1.772, 0.4136, 1.145, -1.076, 0.6088, -0.7518, 0.8424, 0.8601, -1.066, -0.7482, 0.5688, -1.115, 1.072, 0.1215, -0.9951, -0.3622, 0.9006, 0.4779, 0.2671, 0.9874, -0.6605, -0.4403, -0.9448, 1.312, 2.134, 1.126, 0.8017, -0.5526, 0.1378, 0.3414, -0.2895, 1.064, -1.332, -0.6255, 0.5018, -0.225, 0.4508, -1.009, -0.1313, -0.244], "yaxis": "y"}, {"customdata": [["Africa", 62.82], ["Africa", 61.94], ["Africa", 61.4], ["Africa", 59.17], ["Africa", 65.45], ["Africa", 64.27], ["Africa", 61.82], ["North America", 63.78], ["Africa", 62.59], ["Africa", 54.67], ["Africa", 61.03], ["Africa", 64.69], ["Africa", 67.31], ["Africa", 60.97], ["Asia", 66.12], ["Africa", 62.79], ["Africa", 59.82], ["Asia", 66.4], ["Africa", 66.61], ["Africa", 59.09], ["Africa", 64.97], ["Africa", 65.73], ["Africa", 66.05], ["Asia", 67.02], ["Africa", 62.87], ["Africa", 60.86]], "hovertemplate": "<b>%{hovertext}</b><br><br>color=0<br>PCA1=%{x}<br>PCA2=%{y}<br>Continent=%{customdata[0]}<br>Life Expectancy=%{customdata[1]}<extra></extra>", "hovertext": ["Angola", "Burundi", "Cameroon", "Eswatini", "Ethiopia", "Ghana", "Guinea-Bissau", "Haiti", "Kenya", "Lesotho", "Liberia", "Malawi", "Mauritania", "Mozambique", "Myanmar", "Namibia", "Niger", "Pakistan", "Rwanda", "Sierra Leone", "South Africa", "Tanzania", "Uganda", "Yemen", "Zambia", "Zimbabwe"], "legendgroup": "0", "marker": {"color": "rgb(141,160,203)", "opacity": 0.8, "size": 8, "symbol": "circle"}, "mode": "markers", "name": "0", "orientation": "v", "showlegend": true, "type": "scatter", "x": [5.184, 4.889, 5.096, 3.134, 4.76, 3.741, 4.913, 4.476, 3.606, 3.21, 4.863, 4.609, 3.509, 5.862, 2.574, 2.671, 6.156, 3.274, 4.121, 5.562, 2.502, 4.339, 4.469, 3.052, 4.584, 3.887], "xaxis": "x", "y": [0.2783, -0.4173, 0.134, 1.988, -1.166, 0.217, -0.6343, -1.115, 0.1518, 1.367, -0.5783, 0.008236, -1.07, 0.7162, -1.571, 2.704, -1.3, -1.664, 0.1394, -0.9227, 2.842, -0.2531, 0.06418, -0.526, 1.397, 0.7196], "yaxis": "y"}, {"customdata": [["South America", 76.21], ["Oceania", 83.17], ["Europe", 81.65], ["Europe", 81.4], ["North America", 81.95], ["Asia", 81.27], ["Europe", 78.79], ["Europe", 81.26], ["Europe", 81.61], ["Europe", 82.51], ["Europe", 80.94], ["Europe", 82.37], ["Europe", 82.06], ["Asia", 82.65], ["Europe", 82.85], ["Asia", 84.31], ["Europe", 81.64], ["Europe", 82.7], ["Europe", 81.71], ["Europe", 82.81], ["Europe", 81.58], ["Europe", 80.74], ["Asia", 83.37], ["Europe", 82.93], ["Europe", 82.7], ["Europe", 83.43], ["Asia", 81.79], ["Europe", 81.02], ["North America", 78.27], ["South America", 77.3]], "hovertemplate": "<b>%{hovertext}</b><br><br>color=2<br>PCA1=%{x}<br>PCA2=%{y}<br>Continent=%{customdata[0]}<br>Life Expectancy=%{customdata[1]}<extra></extra>", "hovertext": ["Argentina", "Australia", "Austria", "Belgium", "Canada", "Cyprus", "Czechia", "Denmark", "Finland", "France", "Germany", "Iceland", "Ireland", "Israel", "Italy", "Japan", "Luxembourg", "Malta", "Netherlands", "Norway", "Portugal", "Slovenia", "South Korea", "Spain", "Sweden", "Switzerland", "United Arab Emirates", "United Kingdom", "United States", "Uruguay"], "legendgroup": "2", "marker": {"color": "rgb(231,138,195)", "opacity": 0.8, "size": 8, "symbol": "circle"}, "mode": "markers", "name": "2", "orientation": "v", "showlegend": true, "type": "scatter", "x": [-1.183, -2.928, -3.263, -3.499, -3.234, -2.407, -3.28, -3.671, -3.477, -3.276, -3.88, -3.14, -2.746, -2.198, -2.828, -3.638, -2.961, -2.734, -3.449, -3.565, -2.363, -3.252, -2.475, -2.503, -3.568, -3.332, -1.71, -3.235, -3.355, -1.669], "xaxis": "x", "y": [1.124, 1.058, 0.2566, 0.3778, 1.004, 0.2847, -0.8093, 0.4668, -0.306, 0.8253, 0.4157, 0.3938, 0.4091, 1.185, 0.3004, 0.6505, 0.7915, 0.2908, 0.3011, 0.7101, 0.4529, -0.6197, 0.5605, 0.6946, 0.5082, 0.7786, 1.001, 0.8707, 2.183, 0.754], "yaxis": "y"}], "layout": {"height": 600, "legend": {"title": {"text": "color"}, "tracegroupgap": 0}, "title": {"text": "K-Means Clustering — 4. Development + Full Disease Burden - 12 feats (k=4)<br><sub>PC1: 60.3% | PC2: 9.8% | Sil: 0.307 | Bal: 0.41</sub>"}, "width": 800, "xaxis": {"anchor": "y", "domain": [0, 1], "title": {"text": "PCA1"}}, "yaxis": {"anchor": "x", "domain": [0, 1], "title": {"text": "PCA2"}}}}
